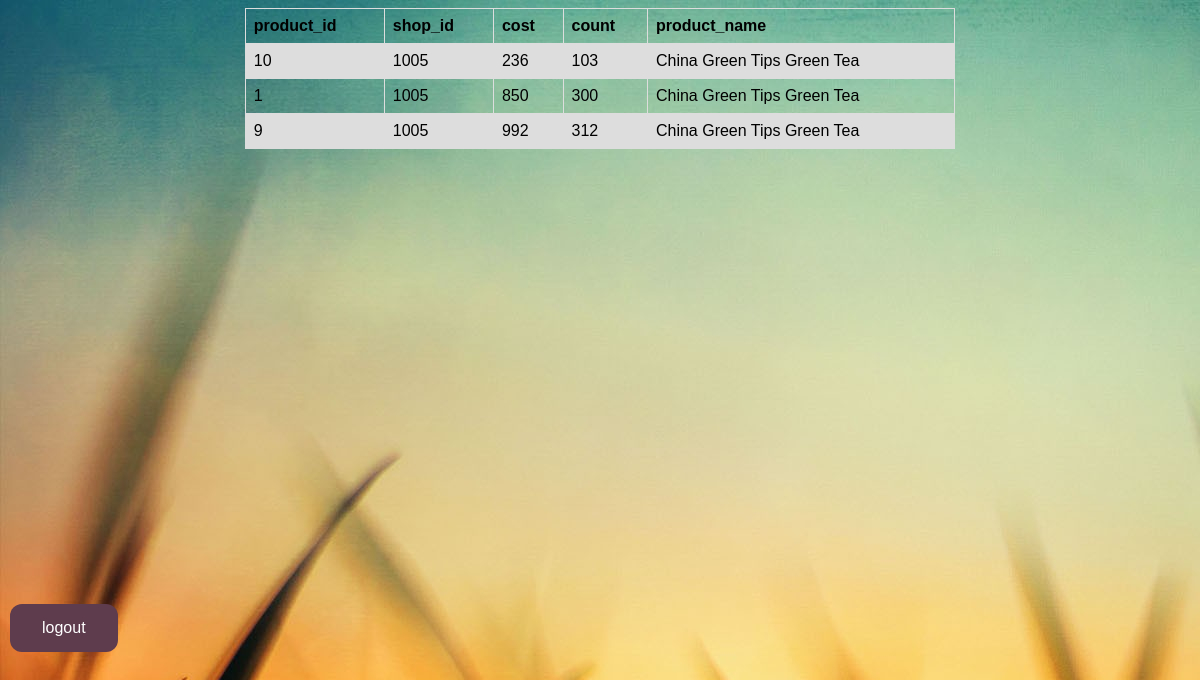
The page /geo1 on the database its author committed.
### tables this page shows
CREATE TABLE dummy2 (shopid, prodid, cost, count, prodname);

### app1.py (the view)
@app.route('/geo1',methods=['POST','GET'])
def geo1():
    try:
        with sql.connect("proj.db") as con:
            cur = con.cursor()
            print("connected")
            rows1=cur.execute("select distinct * from dummy2")
            rows1=cur.fetchall()
            print("fetched")
            arr1=[]
            for row in rows1:
                li = []
                proid = row[0]
                shopid = row[1]
                cost = row[2]
                count = row[3]
                proname = row[4]
                li.append(proid)
                li.append(shopid)
                li.append(cost)
                li.append(count)
                li.append(proname)
                arr1.append(li)
            print(arr1)
            arr2=sorted(arr1,key=itemgetter(2))
            print(arr2)
            arr3=[list(i) for i in set(tuple(i) for i in arr2)]
            print(arr3)
            print("done arr3")
            arr3=sorted(arr3,key=itemgetter(2))
            print(arr3)
        return render_template("result1.html",array4=arr3)
    except:
        con.rollback()
        msg = "error in retrieve operation"
        print(msg)
        return render_template("search.html")
    finally:
        con.close()

### templates/result1.html (shortened to what this page needs)
<!DOCTYPE html>
<html lang="en">
<head>
</head>
<body background="static/grass.jpg"><div>
 <table border = 1  align="center">
         <tr>
         <th>product_id</th>
         <th>shop_id</th>
         <th>cost</th>
         <th>count</th>
         <th>product_name</th>
         </tr>
         {% for li in array4 %}
            <tr>
               <td> {{ li[0] }} </td>
               <td> {{ li[1] }} </td>
                <td> {{ li[2] }} </td>
                <td> {{ li[3] }} </td>
                <td> {{ li[4] }} </td>
            </tr>
         {% endfor %}
     </table>
    <br>
    <br>
</div>
<form action="/logout" method="post" >
    <input class="logout" type="submit" value="logout"/>
</form>
</body>
</html>

### templates/result1.html (style rules this page uses)
.logout { float:right; top:600px; position:absolute; background-color: rgb(94,59,77); border: none; color: white; padding: 15px 32px; text-align: center; text-decoration: none; display: inline-block; font-size: 16px; margin: 4px 2px; cursor: pointer; border-radius: 12px; }
table { font-family: arial, sans-serif; border-collapse: collapse; width: 60%; }
td, th { border: 1px solid #dddddd; text-align: left; padding: 8px; }
tr:nth-child(even) { background-color: #dddddd; }

### rows shown on the page
dummy2: shopid "10", prodid "1005", cost "236", count "103", prodname "China Green Tips Green Tea"
dummy2: shopid "1", prodid "1005", cost "850", count "300", prodname "China Green Tips Green Tea"
dummy2: shopid "9", prodid "1005", cost "992", count "312", prodname "China Green Tips Green Tea"
